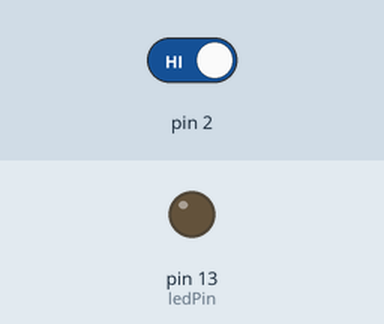
The sketch below on a simulated Arduino Uno, built with avr-gcc and run on an emulated ATmega328P. Parts: output pins drawn as LEDs (lit = HIGH). Inputs (shaded band) come from the test bench; at power-on: pin 2 HIGH.

Above: at 1.2 s.
1.3 s: pin 2 driven LOW
At 1.6 s:
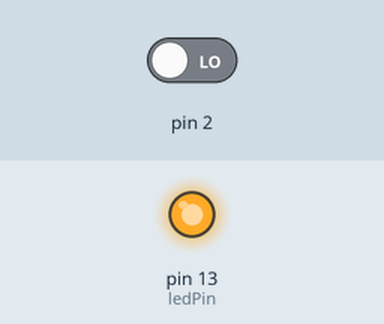
Timing chart, 0 to 4.3 s (numbered marks = the images above; inputs shaded):
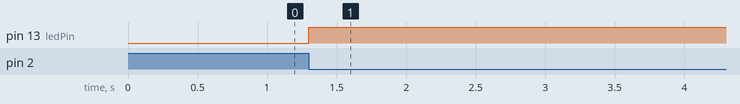

Measured:
- after the input at 1.3 s, pin 13 (ledPin): LOW → HIGH at once

The sketch:

InterruptFULLINGmode.ino
```cpp
// (licence header left out)
//interrupt test

int ledPin = 13;

void setup()
{
  pinMode(ledPin, OUTPUT);
  attachInterrupt(0, stuffHappened, FALLING);
}

void loop()
{
}

void stuffHappened()
{
  digitalWrite(ledPin, !(digitalRead(ledPin)));
}
```
